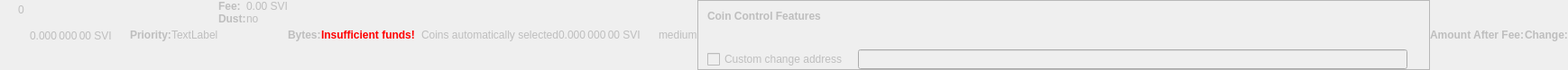
    <widget class="QWidget" name="dummyHideWidget" native="true">
     <property name="enabled">
      <bool>false</bool>
     </property>
     <property name="maximumSize">
      <size>
       <width>100</width>
       <height>22</height>
      </size>
     </property>
     <layout class="QHBoxLayout" name="dummyHideLayout">
      <property name="spacing">
       <number>0</number>
      </property>
      <property name="margin">
       <number>0</number>
      </property>
      <item>
       <layout class="QFormLayout" name="formLayoutCoinControl1">
        <property name="horizontalSpacing">
         <number>10</number>
        </property>
        <property name="verticalSpacing">
         <number>14</number>
        </property>
        <property name="leftMargin">
         <number>10</number>
        </property>
        <property name="topMargin">
         <number>4</number>
        </property>
        <property name="rightMargin">
         <number>6</number>
        </property>
        <item row="0" column="1">
         <widget class="QLabel" name="labelCoinControlBytes">
          <property name="cursor">
           <cursorShape>IBeamCursor</cursorShape>
          </property>
          <property name="contextMenuPolicy">
           <enum>Qt::ActionsContextMenu</enum>
          </property>
          <property name="text">
           <string notr="true">0</string>
          </property>
          <property name="textInteractionFlags">
           <set>Qt::LinksAccessibleByMouse|Qt::TextSelectableByKeyboard|Qt::TextSelectableByMouse</set>
          </property>
         </widget>
        </item>
       </layout>
      </item>
      <item>
       <widget class="QLabel" name="labelCoinControlAfterFee">
        <property name="enabled">
         <bool>false</bool>
        </property>
        <property name="sizePolicy">
         <sizepolicy hsizetype="Fixed" vsizetype="Fixed">
          <horstretch>0</horstretch>
          <verstretch>0</verstretch>
         </sizepolicy>
        </property>
        <property name="minimumSize">
         <size>
          <width>111</width>
          <height>12</height>
         </size>
        </property>
        <property name="maximumSize">
         <size>
          <width>111</width>
          <height>12</height>
         </size>
        </property>
        <property name="cursor">
         <cursorShape>IBeamCursor</cursorShape>
        </property>
        <property name="contextMenuPolicy">
         <enum>Qt::ActionsContextMenu</enum>
        </property>
        <property name="text">
         <string notr="true">0.000 000 00 SVI</string>
        </property>
        <property name="textInteractionFlags">
         <set>Qt::LinksAccessibleByMouse|Qt::TextSelectableByKeyboard|Qt::TextSelectableByMouse</set>
        </property>
       </widget>
      </item>
      <item>
       <widget class="QLabel" name="labelCoinControlPriorityText">
        <property name="enabled">
         <bool>false</bool>
        </property>
        <property name="font">
         <font>
          <weight>75</weight>
          <bold>true</bold>
         </font>
        </property>
        <property name="text">
         <string>Priority:</string>
        </property>
       </widget>
      </item>
      <item>
       <layout class="QHBoxLayout" name="horizontalLayout">
        <item>
         <widget class="QLabel" name="WarningLabel">
          <property name="text">
           <string>TextLabel</string>
          </property>
         </widget>
        </item>
       </layout>
      </item>
      <item>
       <layout class="QFormLayout" name="formLayoutCoinControl3">
        <property name="horizontalSpacing">
         <number>0</number>
        </property>
        <property name="verticalSpacing">
         <number>0</number>
        </property>
        <property name="leftMargin">
         <number>0</number>
        </property>
        <property name="topMargin">
         <number>0</number>
        </property>
        <property name="rightMargin">
         <number>0</number>
        </property>
        <item row="0" column="0">
         <widget class="QLabel" name="labelCoinControlFeeText">
          <property name="enabled">
           <bool>false</bool>
          </property>
          <property name="font">
           <font>
            <weight>75</weight>
            <bold>true</bold>
           </font>
          </property>
          <property name="text">
           <string>Fee:</string>
          </property>
          <property name="margin">
           <number>0</number>
          </property>
         </widget>
        </item>
        <item row="0" column="1">
         <widget class="QLabel" name="labelCoinControlFee">
          <property name="enabled">
           <bool>false</bool>
          </property>
          <property name="cursor">
           <cursorShape>IBeamCursor</cursorShape>
          </property>
          <property name="contextMenuPolicy">
           <enum>Qt::ActionsContextMenu</enum>
          </property>
          <property name="text">
           <string notr="true">0.00 SVI</string>
          </property>
          <property name="textInteractionFlags">
           <set>Qt::LinksAccessibleByMouse|Qt::TextSelectableByKeyboard|Qt::TextSelectableByMouse</set>
          </property>
         </widget>
        </item>
        <item row="1" column="0">
         <widget class="QLabel" name="labelCoinControlLowOutputText">
          <property name="enabled">
           <bool>false</bool>
          </property>
          <property name="font">
           <font>
            <weight>75</weight>
            <bold>true</bold>
           </font>
          </property>
          <property name="text">
           <string>Dust:</string>
          </property>
         </widget>
        </item>
        <item row="1" column="1">
         <widget class="QLabel" name="labelCoinControlLowOutput">
          <property name="enabled">
           <bool>false</bool>
          </property>
          <property name="cursor">
           <cursorShape>IBeamCursor</cursorShape>
          </property>
          <property name="contextMenuPolicy">
           <enum>Qt::ActionsContextMenu</enum>
          </property>
          <property name="text">
           <string>no</string>
          </property>
          <property name="textInteractionFlags">
           <set>Qt::LinksAccessibleByMouse|Qt::TextSelectableByKeyboard|Qt::TextSelectableByMouse</set>
          </property>
         </widget>
        </item>
       </layout>
      </item>
      <item>
       <widget class="QLabel" name="labelCoinControlBytesText">
        <property name="enabled">
         <bool>false</bool>
        </property>
        <property name="font">
         <font>
          <weight>75</weight>
          <bold>true</bold>
         </font>
        </property>
        <property name="text">
         <string>Bytes:</string>
        </property>
       </widget>
      </item>
      <item>
       <layout class="QFormLayout" name="formLayoutCoinControl2">
        <property name="horizontalSpacing">
         <number>0</number>
        </property>
        <property name="verticalSpacing">
         <number>0</number>
        </property>
        <property name="leftMargin">
         <number>0</number>
        </property>
        <property name="topMargin">
         <number>0</number>
        </property>
        <property name="rightMargin">
         <number>0</number>
        </property>
       </layout>
      </item>
      <item>
       <layout class="QHBoxLayout" name="horizontalLayoutCoinControl2">
        <property name="spacing">
         <number>0</number>
        </property>
        <property name="bottomMargin">
         <number>0</number>
        </property>
       </layout>
      </item>
      <item>
       <widget class="QLabel" name="labelCoinControlInsuffFunds">
        <property name="enabled">
         <bool>false</bool>
        </property>
        <property name="minimumSize">
         <size>
          <width>0</width>
          <height>0</height>
         </size>
        </property>
        <property name="font">
         <font>
          <weight>75</weight>
          <bold>true</bold>
         </font>
        </property>
        <property name="styleSheet">
         <string notr="true">color:red;font-weight:bold;</string>
        </property>
        <property name="text">
         <string>Insufficient funds!</string>
        </property>
        <property name="margin">
         <number>5</number>
        </property>
       </widget>
      </item>
      <item>
       <layout class="QFormLayout" name="formLayoutCoinControl4">
        <property name="horizontalSpacing">
         <number>0</number>
        </property>
        <property name="verticalSpacing">
         <number>0</number>
        </property>
        <property name="leftMargin">
         <number>0</number>
        </property>
        <property name="topMargin">
         <number>0</number>
        </property>
        <property name="rightMargin">
         <number>0</number>
        </property>
       </layout>
      </item>
      <item>
       <widget class="QLabel" name="labelCoinControlChangeLabel">
        <property name="enabled">
         <bool>false</bool>
        </property>
        <property name="sizePolicy">
         <sizepolicy hsizetype="Preferred" vsizetype="Expanding">
          <horstretch>0</horstretch>
          <verstretch>0</verstretch>
         </sizepolicy>
        </property>
        <property name="minimumSize">
         <size>
          <width>0</width>
          <height>0</height>
         </size>
        </property>
        <property name="text">
         <string/>
        </property>
        <property name="margin">
         <number>3</number>
        </property>
       </widget>
      </item>
      <item>
       <widget class="QLabel" name="labelCoinControlAutomaticallySelected">
        <property name="enabled">
         <bool>false</bool>
        </property>
        <property name="sizePolicy">
         <sizepolicy hsizetype="Fixed" vsizetype="Fixed">
          <horstretch>0</horstretch>
          <verstretch>0</verstretch>
         </sizepolicy>
        </property>
        <property name="minimumSize">
         <size>
          <width>0</width>
          <height>0</height>
         </size>
        </property>
        <property name="maximumSize">
         <size>
          <width>240</width>
          <height>16777215</height>
         </size>
        </property>
        <property name="text">
         <string>Coins automatically selected</string>
        </property>
        <property name="margin">
         <number>5</number>
        </property>
       </widget>
      </item>
      <item>
       <widget class="QLabel" name="labelCoinControlChange">
        <property name="enabled">
         <bool>false</bool>
        </property>
        <property name="sizePolicy">
         <sizepolicy hsizetype="Fixed" vsizetype="Fixed">
          <horstretch>0</horstretch>
          <verstretch>0</verstretch>
         </sizepolicy>
        </property>
        <property name="minimumSize">
         <size>
          <width>111</width>
          <height>0</height>
         </size>
        </property>
        <property name="maximumSize">
         <size>
          <width>111</width>
          <height>16777215</height>
         </size>
        </property>
        <property name="cursor">
         <cursorShape>IBeamCursor</cursorShape>
        </property>
        <property name="contextMenuPolicy">
         <enum>Qt::ActionsContextMenu</enum>
        </property>
        <property name="text">
         <string notr="true">0.000 000 00 SVI</string>
        </property>
        <property name="textInteractionFlags">
         <set>Qt::LinksAccessibleByMouse|Qt::TextSelectableByKeyboard|Qt::TextSelectableByMouse</set>
        </property>
       </widget>
      </item>
      <item>
       <widget class="QLabel" name="labelCoinControlPriority">
        <property name="enabled">
         <bool>false</bool>
        </property>
        <property name="cursor">
         <cursorShape>IBeamCursor</cursorShape>
        </property>
        <property name="contextMenuPolicy">
         <enum>Qt::ActionsContextMenu</enum>
        </property>
        <property name="text">
         <string>medium</string>
        </property>
        <property name="textInteractionFlags">
         <set>Qt::LinksAccessibleByMouse|Qt::TextSelectableByKeyboard|Qt::TextSelectableByMouse</set>
        </property>
       </widget>
      </item>
      <item>
       <widget class="QFrame" name="frameCoinControl">
        <property name="sizePolicy">
         <sizepolicy hsizetype="Expanding" vsizetype="Expanding">
          <horstretch>0</horstretch>
          <verstretch>0</verstretch>
         </sizepolicy>
        </property>
        <property name="maximumSize">
         <size>
          <width>16777215</width>
          <height>16777215</height>
         </size>
        </property>
        <property name="frameShape">
         <enum>QFrame::StyledPanel</enum>
        </property>
        <property name="frameShadow">
         <enum>QFrame::Sunken</enum>
        </property>
        <layout class="QVBoxLayout" name="verticalLayoutCoinControl2_2">
         <property name="spacing">
          <number>0</number>
         </property>
         <property name="margin">
          <number>0</number>
         </property>
         <item>
          <layout class="QVBoxLayout" name="verticalLayoutCoinControl" stretch="0,0,0,1">
           <property name="spacing">
            <number>0</number>
           </property>
           <property name="leftMargin">
            <number>10</number>
           </property>
           <property name="topMargin">
            <number>10</number>
           </property>
           <item>
            <layout class="QHBoxLayout" name="horizontalLayoutCoinControl1">
             <property name="bottomMargin">
              <number>15</number>
             </property>
             <item>
              <widget class="QLabel" name="labelCoinControlFeatures">
               <property name="enabled">
                <bool>false</bool>
               </property>
               <property name="sizePolicy">
                <sizepolicy hsizetype="Preferred" vsizetype="Maximum">
                 <horstretch>0</horstretch>
                 <verstretch>0</verstretch>
                </sizepolicy>
               </property>
               <property name="font">
                <font>
                 <weight>75</weight>
                 <bold>true</bold>
                </font>
               </property>
               <property name="styleSheet">
                <string notr="true">font-weight:bold;</string>
               </property>
               <property name="text">
                <string>Coin Control Features</string>
               </property>
              </widget>
             </item>
            </layout>
           </item>
           <item>
            <widget class="QWidget" name="widgetCoinControl" native="true">
             <property name="sizePolicy">
              <sizepolicy hsizetype="Preferred" vsizetype="Preferred">
               <horstretch>0</horstretch>
               <verstretch>0</verstretch>
              </sizepolicy>
             </property>
             <property name="minimumSize">
              <size>
               <width>0</width>
               <height>0</height>
              </size>
             </property>
             <property name="styleSheet">
              <string notr="true"/>
             </property>
             <layout class="QHBoxLayout" name="horizontalLayoutCoinControl5_2">
              <property name="margin">
               <number>0</number>
              </property>
              <item>
               <layout class="QHBoxLayout" name="horizontalLayoutCoinControl3">
                <property name="spacing">
                 <number>20</number>
                </property>
                <property name="topMargin">
                 <number>0</number>
                </property>
                <property name="bottomMargin">
                 <number>10</number>
                </property>
               </layout>
              </item>
             </layout>
            </widget>
           </item>
           <item>
            <layout class="QHBoxLayout" name="horizontalLayoutCoinControl4" stretch="0,0,0">
             <property name="spacing">
              <number>12</number>
             </property>
             <property name="sizeConstraint">
              <enum>QLayout::SetDefaultConstraint</enum>
             </property>
             <property name="topMargin">
              <number>5</number>
             </property>
             <property name="rightMargin">
              <number>5</number>
             </property>
             <item>
              <widget class="QCheckBox" name="checkBoxCoinControlChange">
               <property name="enabled">
                <bool>false</bool>
               </property>
               <property name="toolTip">
                <string>If this is activated, but the change address is empty or invalid, change will be sent to a newly generated address.</string>
               </property>
               <property name="text">
                <string>Custom change address</string>
               </property>
              </widget>
             </item>
             <item>
              <widget class="QValidatedLineEdit" name="lineEditCoinControlChange">
               <property name="enabled">
                <bool>false</bool>
               </property>
               <property name="sizePolicy">
                <sizepolicy hsizetype="Expanding" vsizetype="Fixed">
                 <horstretch>0</horstretch>
                 <verstretch>0</verstretch>
                </sizepolicy>
               </property>
              </widget>
             </item>
             <item>
              <widget class="QLabel" name="labelCoinControlChangeLabel_2">
               <property name="sizePolicy">
                <sizepolicy hsizetype="Preferred" vsizetype="Expanding">
                 <horstretch>0</horstretch>
                 <verstretch>0</verstretch>
                </sizepolicy>
               </property>
               <property name="minimumSize">
                <size>
                 <width>0</width>
                 <height>0</height>
                </size>
               </property>
               <property name="text">
                <string/>
               </property>
               <property name="margin">
                <number>3</number>
               </property>
              </widget>
             </item>
            </layout>
           </item>
           <item>
            <spacer name="verticalSpacerCoinControl">
             <property name="orientation">
              <enum>Qt::Vertical</enum>
             </property>
             <property name="sizeHint" stdset="0">
              <size>
               <width>800</width>
               <height>1</height>
              </size>
             </property>
            </spacer>
           </item>
          </layout>
         </item>
        </layout>
       </widget>
      </item>
      <item>
       <widget class="QLabel" name="labelCoinControlAfterFeeText">
        <property name="enabled">
         <bool>false</bool>
        </property>
        <property name="minimumSize">
         <size>
          <width>0</width>
          <height>0</height>
         </size>
        </property>
        <property name="maximumSize">
         <size>
          <width>16777215</width>
          <height>16777215</height>
         </size>
        </property>
        <property name="font">
         <font>
          <weight>75</weight>
          <bold>true</bold>
         </font>
        </property>
        <property name="text">
         <string>Amount After Fee:</string>
        </property>
        <property name="alignment">
         <set>Qt::AlignLeading|Qt::AlignLeft|Qt::AlignVCenter</set>
        </property>
        <property name="margin">
         <number>0</number>
        </property>
       </widget>
      </item>
      <item>
       <widget class="QLabel" name="labelCoinControlChangeText">
        <property name="enabled">
         <bool>false</bool>
        </property>
        <property name="sizePolicy">
         <sizepolicy hsizetype="Preferred" vsizetype="Preferred">
          <horstretch>0</horstretch>
          <verstretch>0</verstretch>
         </sizepolicy>
        </property>
        <property name="minimumSize">
         <size>
          <width>0</width>
          <height>0</height>
         </size>
        </property>
        <property name="maximumSize">
         <size>
          <width>16777215</width>
          <height>16777215</height>
         </size>
        </property>
        <property name="font">
         <font>
          <weight>75</weight>
          <bold>true</bold>
         </font>
        </property>
        <property name="text">
         <string>Change:</string>
        </property>
        <property name="alignment">
         <set>Qt::AlignLeading|Qt::AlignLeft|Qt::AlignVCenter</set>
        </property>
       </widget>
      </item>
     </layout>
    </widget>
